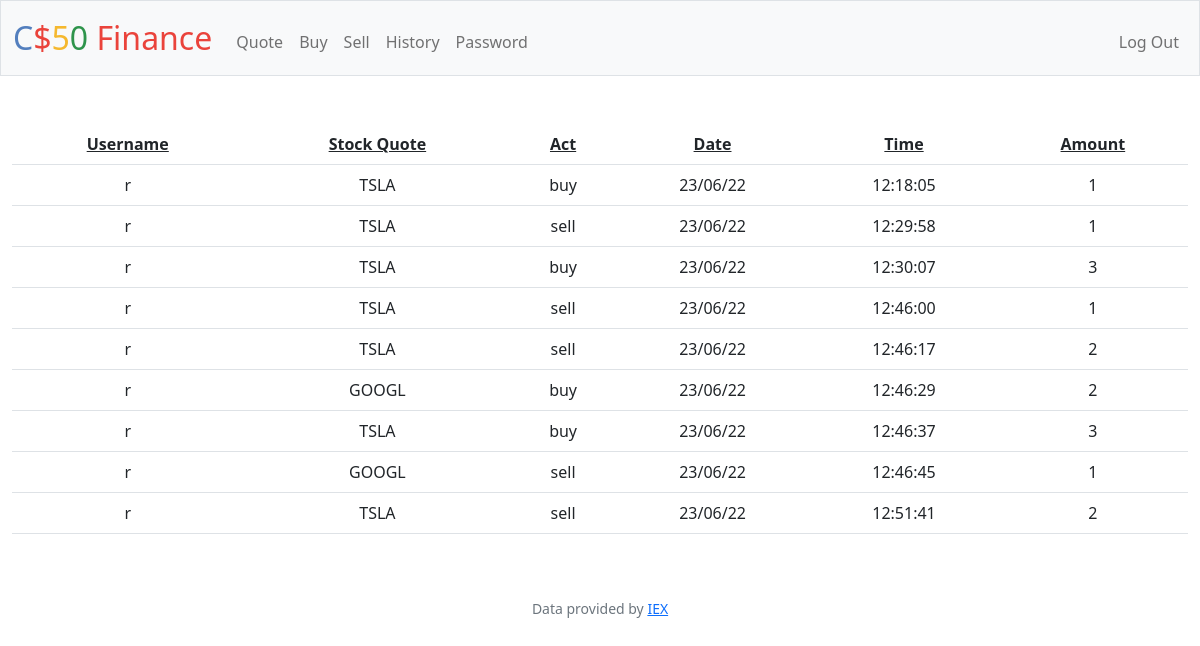
Screenshot of /history (signed in) with the database file from the repository.
### tables this page shows
CREATE TABLE history(user_id INTEGER, stock_quote TEXT, act TEXT, date DATE, time TIME, amount INTEGER);

### app.py (the view)
@app.route("/history")
@login_required
def history():
    current_user = session["user_id"]
    info_from_history = db.execute("SELECT * FROM history WHERE user_id=?", current_user)
    return render_template("history.html", info = info_from_history)

### app.py (called while the page is built)
@app.after_request
def after_request(response):
    response.headers["Cache-Control"] = "no-cache, no-store, must-revalidate"
    response.headers["Expires"] = 0
    response.headers["Pragma"] = "no-cache"
    return response

### helpers.py (called while the page is built)
def login_required(f):
    @wraps(f)
    def decorated_function(*args, **kwargs):
        if session.get("user_id") is None:
            return redirect("/login")
        return f(*args, **kwargs)
    return decorated_function

### templates/history.html (shortened to what this page needs)
{% extends "layout.html" %}
{% block main %}
    <table class="table">
        <tr>
            <th>  <u>Username</u>  </th>
            <th>  <u>Stock Quote</u>  </th>
            <th>  <u>Act</u>  </th>
            <th>  <u>Date</u>  </th>
            <th>  <u>Time</u>  </th>
            <th>  <u>Amount</u>  </th>
        </tr>
        {% for row in info %}
        <tr>
            <td>  {{ row['user_id'] }}  </td>
            <td>  {{ row['stock_quote'] }}  </td>
            <td>  {{ row['act'] }}  </td>
            <td>  {{ row['date'] }}  </td>
            <td>  {{ row['time'] }}  </td>
            <td>  {{ row['amount'] }}  </td>
        </tr>
        {% endfor %}
    </table>
{% endblock %}

### rows the page displays
history: user_id "r", stock_quote "TSLA", act "buy", date "23/06/22", time "12:18:05", amount "1"
history: user_id "r", stock_quote "TSLA", act "sell", date "23/06/22", time "12:29:58", amount "1"
history: user_id "r", stock_quote "TSLA", act "buy", date "23/06/22", time "12:30:07", amount "3"
history: user_id "r", stock_quote "TSLA", act "sell", date "23/06/22", time "12:46:00", amount "1"
history: user_id "r", stock_quote "TSLA", act "sell", date "23/06/22", time "12:46:17", amount "2"
history: user_id "r", stock_quote "GOOGL", act "buy", date "23/06/22", time "12:46:29", amount "2"
history: user_id "r", stock_quote "TSLA", act "buy", date "23/06/22", time "12:46:37", amount "3"
history: user_id "r", stock_quote "GOOGL", act "sell", date "23/06/22", time "12:46:45", amount "1"
history: user_id "r", stock_quote "TSLA", act "sell", date "23/06/22", time "12:51:41", amount "2"
